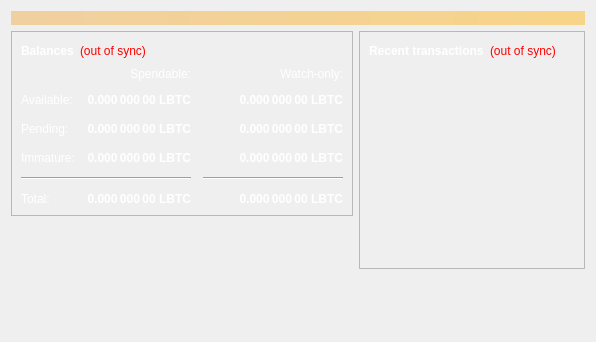
<?xml version="1.0" encoding="UTF-8"?>
<ui version="4.0">
 <class>OverviewPage</class>
 <widget class="QWidget" name="OverviewPage">
  <property name="geometry">
   <rect>
    <x>0</x>
    <y>0</y>
    <width>596</width>
    <height>342</height>
   </rect>
  </property>
  <property name="windowTitle">
   <string>Form</string>
  </property>
  <layout class="QVBoxLayout" name="topLayout">
   <item>
    <widget class="QLabel" name="labelAlerts">
     <property name="visible">
      <bool>false</bool>
     </property>
     <property name="styleSheet">
      <string notr="true">QLabel { background-color: qlineargradient(x1: 0, y1: 0, x2: 1, y2: 0, stop:0 #F0D0A0, stop:1 #F8D488); color:#000000; }</string>
     </property>
     <property name="wordWrap">
      <bool>true</bool>
     </property>
     <property name="margin">
      <number>3</number>
     </property>
     <property name="textInteractionFlags">
      <set>Qt::TextSelectableByMouse</set>
     </property>
    </widget>
   </item>
   <item>
    <layout class="QHBoxLayout" name="horizontalLayout" stretch="1,1">
     <item>
      <layout class="QVBoxLayout" name="verticalLayout_2">
       <item>
        <widget class="QFrame" name="frame">
         <property name="frameShape">
          <enum>QFrame::StyledPanel</enum>
         </property>
         <property name="frameShadow">
          <enum>QFrame::Raised</enum>
         </property>
         <layout class="QVBoxLayout" name="verticalLayout_4">
          <item>
           <layout class="QHBoxLayout" name="horizontalLayout_4">
            <item>
             <widget class="QLabel" name="label_5">
              <property name="palette">
               <palette>
                <active>
                 <colorrole role="WindowText">
                  <brush brushstyle="SolidPattern">
                   <color alpha="255">
                    <red>255</red>
                    <green>255</green>
                    <blue>255</blue>
                   </color>
                  </brush>
                 </colorrole>
                </active>
                <inactive>
                 <colorrole role="WindowText">
                  <brush brushstyle="SolidPattern">
                   <color alpha="255">
                    <red>255</red>
                    <green>255</green>
                    <blue>255</blue>
                   </color>
                  </brush>
                 </colorrole>
                </inactive>
                <disabled>
                 <colorrole role="WindowText">
                  <brush brushstyle="SolidPattern">
                   <color alpha="255">
                    <red>120</red>
                    <green>120</green>
                    <blue>120</blue>
                   </color>
                  </brush>
                 </colorrole>
                </disabled>
               </palette>
              </property>
              <property name="font">
               <font>
                <weight>75</weight>
                <bold>true</bold>
               </font>
              </property>
              <property name="text">
               <string>Balances</string>
              </property>
             </widget>
            </item>
            <item>
             <widget class="QLabel" name="labelWalletStatus">
              <property name="toolTip">
               <string>&lt;html&gt;&lt;head/&gt;&lt;body&gt;&lt;p&gt;The displayed information may be out of date. Your wallet automatically synchronizes with the Litebitcoin network after a connection is established, but this process has not completed yet.&lt;/p&gt;&lt;/body&gt;&lt;/html&gt;</string>
              </property>
              <property name="styleSheet">
               <string notr="true">QLabel { color: red; }</string>
              </property>
              <property name="text">
               <string>&lt;html&gt;&lt;head/&gt;&lt;body&gt;&lt;p&gt;(out of sync)&lt;/p&gt;&lt;/body&gt;&lt;/html&gt;</string>
              </property>
             </widget>
            </item>
            <item>
             <spacer name="horizontalSpacer_3">
              <property name="orientation">
               <enum>Qt::Horizontal</enum>
              </property>
              <property name="sizeHint" stdset="0">
               <size>
                <width>40</width>
                <height>20</height>
               </size>
              </property>
             </spacer>
            </item>
           </layout>
          </item>
          <item>
           <layout class="QGridLayout" name="gridLayout">
            <property name="spacing">
             <number>12</number>
            </property>
            <item row="2" column="2">
             <widget class="QLabel" name="labelWatchPending">
              <property name="palette">
               <palette>
                <active>
                 <colorrole role="WindowText">
                  <brush brushstyle="SolidPattern">
                   <color alpha="255">
                    <red>255</red>
                    <green>255</green>
                    <blue>255</blue>
                   </color>
                  </brush>
                 </colorrole>
                </active>
                <inactive>
                 <colorrole role="WindowText">
                  <brush brushstyle="SolidPattern">
                   <color alpha="255">
                    <red>255</red>
                    <green>255</green>
                    <blue>255</blue>
                   </color>
                  </brush>
                 </colorrole>
                </inactive>
                <disabled>
                 <colorrole role="WindowText">
                  <brush brushstyle="SolidPattern">
                   <color alpha="255">
                    <red>120</red>
                    <green>120</green>
                    <blue>120</blue>
                   </color>
                  </brush>
                 </colorrole>
                </disabled>
               </palette>
              </property>
              <property name="font">
               <font>
                <weight>75</weight>
                <bold>true</bold>
               </font>
              </property>
              <property name="cursor">
               <cursorShape>IBeamCursor</cursorShape>
              </property>
              <property name="toolTip">
               <string>Unconfirmed transactions to watch-only addresses</string>
              </property>
              <property name="text">
               <string notr="true">0.000 000 00 LBTC</string>
              </property>
              <property name="alignment">
               <set>Qt::AlignRight|Qt::AlignTrailing|Qt::AlignVCenter</set>
              </property>
              <property name="textInteractionFlags">
               <set>Qt::LinksAccessibleByMouse|Qt::TextSelectableByKeyboard|Qt::TextSelectableByMouse</set>
              </property>
             </widget>
            </item>
            <item row="2" column="1">
             <widget class="QLabel" name="labelUnconfirmed">
              <property name="palette">
               <palette>
                <active>
                 <colorrole role="WindowText">
                  <brush brushstyle="SolidPattern">
                   <color alpha="255">
                    <red>255</red>
                    <green>255</green>
                    <blue>255</blue>
                   </color>
                  </brush>
                 </colorrole>
                </active>
                <inactive>
                 <colorrole role="WindowText">
                  <brush brushstyle="SolidPattern">
                   <color alpha="255">
                    <red>255</red>
                    <green>255</green>
                    <blue>255</blue>
                   </color>
                  </brush>
                 </colorrole>
                </inactive>
                <disabled>
                 <colorrole role="WindowText">
                  <brush brushstyle="SolidPattern">
                   <color alpha="255">
                    <red>120</red>
                    <green>120</green>
                    <blue>120</blue>
                   </color>
                  </brush>
                 </colorrole>
                </disabled>
               </palette>
              </property>
              <property name="font">
               <font>
                <weight>75</weight>
                <bold>true</bold>
               </font>
              </property>
              <property name="cursor">
               <cursorShape>IBeamCursor</cursorShape>
              </property>
              <property name="toolTip">
               <string>Total of transactions that have yet to be confirmed, and do not yet count toward the spendable balance</string>
              </property>
              <property name="text">
               <string notr="true">0.000 000 00 LBTC</string>
              </property>
              <property name="alignment">
               <set>Qt::AlignRight|Qt::AlignTrailing|Qt::AlignVCenter</set>
              </property>
              <property name="textInteractionFlags">
               <set>Qt::LinksAccessibleByMouse|Qt::TextSelectableByKeyboard|Qt::TextSelectableByMouse</set>
              </property>
             </widget>
            </item>
            <item row="3" column="2">
             <widget class="QLabel" name="labelWatchImmature">
              <property name="palette">
               <palette>
                <active>
                 <colorrole role="WindowText">
                  <brush brushstyle="SolidPattern">
                   <color alpha="255">
                    <red>255</red>
                    <green>255</green>
                    <blue>255</blue>
                   </color>
                  </brush>
                 </colorrole>
                </active>
                <inactive>
                 <colorrole role="WindowText">
                  <brush brushstyle="SolidPattern">
                   <color alpha="255">
                    <red>255</red>
                    <green>255</green>
                    <blue>255</blue>
                   </color>
                  </brush>
                 </colorrole>
                </inactive>
                <disabled>
                 <colorrole role="WindowText">
                  <brush brushstyle="SolidPattern">
                   <color alpha="255">
                    <red>120</red>
                    <green>120</green>
                    <blue>120</blue>
                   </color>
                  </brush>
                 </colorrole>
                </disabled>
               </palette>
              </property>
              <property name="font">
               <font>
                <weight>75</weight>
                <bold>true</bold>
               </font>
              </property>
              <property name="cursor">
               <cursorShape>IBeamCursor</cursorShape>
              </property>
              <property name="toolTip">
               <string>Mined balance in watch-only addresses that has not yet matured</string>
              </property>
              <property name="text">
               <string notr="true">0.000 000 00 LBTC</string>
              </property>
              <property name="alignment">
               <set>Qt::AlignRight|Qt::AlignTrailing|Qt::AlignVCenter</set>
              </property>
              <property name="textInteractionFlags">
               <set>Qt::LinksAccessibleByMouse|Qt::TextSelectableByKeyboard|Qt::TextSelectableByMouse</set>
              </property>
             </widget>
            </item>
            <item row="4" column="0" colspan="2">
             <widget class="Line" name="line">
              <property name="orientation">
               <enum>Qt::Horizontal</enum>
              </property>
             </widget>
            </item>
            <item row="4" column="2">
             <widget class="Line" name="lineWatchBalance">
              <property name="sizePolicy">
               <sizepolicy hsizetype="Preferred" vsizetype="Fixed">
                <horstretch>0</horstretch>
                <verstretch>0</verstretch>
               </sizepolicy>
              </property>
              <property name="minimumSize">
               <size>
                <width>140</width>
                <height>0</height>
               </size>
              </property>
              <property name="orientation">
               <enum>Qt::Horizontal</enum>
              </property>
             </widget>
            </item>
            <item row="5" column="0">
             <widget class="QLabel" name="labelTotalText">
              <property name="palette">
               <palette>
                <active>
                 <colorrole role="WindowText">
                  <brush brushstyle="SolidPattern">
                   <color alpha="255">
                    <red>255</red>
                    <green>255</green>
                    <blue>255</blue>
                   </color>
                  </brush>
                 </colorrole>
                </active>
                <inactive>
                 <colorrole role="WindowText">
                  <brush brushstyle="SolidPattern">
                   <color alpha="255">
                    <red>255</red>
                    <green>255</green>
                    <blue>255</blue>
                   </color>
                  </brush>
                 </colorrole>
                </inactive>
                <disabled>
                 <colorrole role="WindowText">
                  <brush brushstyle="SolidPattern">
                   <color alpha="255">
                    <red>120</red>
                    <green>120</green>
                    <blue>120</blue>
                   </color>
                  </brush>
                 </colorrole>
                </disabled>
               </palette>
              </property>
              <property name="text">
               <string>Total:</string>
              </property>
             </widget>
            </item>
            <item row="3" column="1">
             <widget class="QLabel" name="labelImmature">
              <property name="palette">
               <palette>
                <active>
                 <colorrole role="WindowText">
                  <brush brushstyle="SolidPattern">
                   <color alpha="255">
                    <red>255</red>
                    <green>255</green>
                    <blue>255</blue>
                   </color>
                  </brush>
                 </colorrole>
                </active>
                <inactive>
                 <colorrole role="WindowText">
                  <brush brushstyle="SolidPattern">
                   <color alpha="255">
                    <red>255</red>
                    <green>255</green>
                    <blue>255</blue>
                   </color>
                  </brush>
                 </colorrole>
                </inactive>
                <disabled>
                 <colorrole role="WindowText">
                  <brush brushstyle="SolidPattern">
                   <color alpha="255">
                    <red>120</red>
                    <green>120</green>
                    <blue>120</blue>
                   </color>
                  </brush>
                 </colorrole>
                </disabled>
               </palette>
              </property>
              <property name="font">
               <font>
                <weight>75</weight>
                <bold>true</bold>
               </font>
              </property>
              <property name="cursor">
               <cursorShape>IBeamCursor</cursorShape>
              </property>
              <property name="toolTip">
               <string>Mined balance that has not yet matured</string>
              </property>
              <property name="text">
               <string notr="true">0.000 000 00 LBTC</string>
              </property>
              <property name="alignment">
               <set>Qt::AlignRight|Qt::AlignTrailing|Qt::AlignVCenter</set>
              </property>
              <property name="textInteractionFlags">
               <set>Qt::LinksAccessibleByMouse|Qt::TextSelectableByKeyboard|Qt::TextSelectableByMouse</set>
              </property>
             </widget>
            </item>
            <item row="2" column="3">
             <spacer name="horizontalSpacer_2">
              <property name="orientation">
               <enum>Qt::Horizontal</enum>
              </property>
              <property name="sizeHint" stdset="0">
               <size>
                <width>40</width>
                <height>20</height>
               </size>
              </property>
             </spacer>
            </item>
            <item row="3" column="0">
             <widget class="QLabel" name="labelImmatureText">
              <property name="palette">
               <palette>
                <active>
                 <colorrole role="WindowText">
                  <brush brushstyle="SolidPattern">
                   <color alpha="255">
                    <red>255</red>
                    <green>255</green>
                    <blue>255</blue>
                   </color>
                  </brush>
                 </colorrole>
                </active>
                <inactive>
                 <colorrole role="WindowText">
                  <brush brushstyle="SolidPattern">
                   <color alpha="255">
                    <red>255</red>
                    <green>255</green>
                    <blue>255</blue>
                   </color>
                  </brush>
                 </colorrole>
                </inactive>
                <disabled>
                 <colorrole role="WindowText">
                  <brush brushstyle="SolidPattern">
                   <color alpha="255">
                    <red>120</red>
                    <green>120</green>
                    <blue>120</blue>
                   </color>
                  </brush>
                 </colorrole>
                </disabled>
               </palette>
              </property>
              <property name="text">
               <string>Immature:</string>
              </property>
             </widget>
            </item>
            <item row="5" column="1">
             <widget class="QLabel" name="labelTotal">
              <property name="palette">
               <palette>
                <active>
                 <colorrole role="WindowText">
                  <brush brushstyle="SolidPattern">
                   <color alpha="255">
                    <red>255</red>
                    <green>255</green>
                    <blue>255</blue>
                   </color>
                  </brush>
                 </colorrole>
                </active>
                <inactive>
                 <colorrole role="WindowText">
                  <brush brushstyle="SolidPattern">
                   <color alpha="255">
                    <red>255</red>
                    <green>255</green>
                    <blue>255</blue>
                   </color>
                  </brush>
                 </colorrole>
                </inactive>
                <disabled>
                 <colorrole role="WindowText">
                  <brush brushstyle="SolidPattern">
                   <color alpha="255">
                    <red>120</red>
                    <green>120</green>
                    <blue>120</blue>
                   </color>
                  </brush>
                 </colorrole>
                </disabled>
               </palette>
              </property>
              <property name="font">
               <font>
                <weight>75</weight>
                <bold>true</bold>
               </font>
              </property>
              <property name="cursor">
               <cursorShape>IBeamCursor</cursorShape>
              </property>
              <property name="toolTip">
               <string>Your current total balance</string>
              </property>
              <property name="text">
               <string notr="true">0.000 000 00 LBTC</string>
              </property>
              <property name="alignment">
               <set>Qt::AlignRight|Qt::AlignTrailing|Qt::AlignVCenter</set>
              </property>
              <property name="textInteractionFlags">
               <set>Qt::LinksAccessibleByMouse|Qt::TextSelectableByKeyboard|Qt::TextSelectableByMouse</set>
              </property>
             </widget>
            </item>
            <item row="5" column="2">
             <widget class="QLabel" name="labelWatchTotal">
              <property name="palette">
               <palette>
                <active>
                 <colorrole role="WindowText">
                  <brush brushstyle="SolidPattern">
                   <color alpha="255">
                    <red>255</red>
                    <green>255</green>
                    <blue>255</blue>
                   </color>
                  </brush>
                 </colorrole>
                </active>
                <inactive>
                 <colorrole role="WindowText">
                  <brush brushstyle="SolidPattern">
                   <color alpha="255">
                    <red>255</red>
                    <green>255</green>
                    <blue>255</blue>
                   </color>
                  </brush>
                 </colorrole>
                </inactive>
                <disabled>
                 <colorrole role="WindowText">
                  <brush brushstyle="SolidPattern">
                   <color alpha="255">
                    <red>120</red>
                    <green>120</green>
                    <blue>120</blue>
                   </color>
                  </brush>
                 </colorrole>
                </disabled>
               </palette>
              </property>
              <property name="font">
               <font>
                <weight>75</weight>
                <bold>true</bold>
               </font>
              </property>
              <property name="cursor">
               <cursorShape>IBeamCursor</cursorShape>
              </property>
              <property name="toolTip">
               <string>Current total balance in watch-only addresses</string>
              </property>
              <property name="text">
               <string notr="true">0.000 000 00 LBTC</string>
              </property>
              <property name="alignment">
               <set>Qt::AlignRight|Qt::AlignTrailing|Qt::AlignVCenter</set>
              </property>
              <property name="textInteractionFlags">
               <set>Qt::LinksAccessibleByMouse|Qt::TextSelectableByKeyboard|Qt::TextSelectableByMouse</set>
              </property>
             </widget>
            </item>
            <item row="0" column="2">
             <widget class="QLabel" name="labelWatchonly">
              <property name="palette">
               <palette>
                <active>
                 <colorrole role="WindowText">
                  <brush brushstyle="SolidPattern">
                   <color alpha="255">
                    <red>255</red>
                    <green>255</green>
                    <blue>255</blue>
                   </color>
                  </brush>
                 </colorrole>
                </active>
                <inactive>
                 <colorrole role="WindowText">
                  <brush brushstyle="SolidPattern">
                   <color alpha="255">
                    <red>255</red>
                    <green>255</green>
                    <blue>255</blue>
                   </color>
                  </brush>
                 </colorrole>
                </inactive>
                <disabled>
                 <colorrole role="WindowText">
                  <brush brushstyle="SolidPattern">
                   <color alpha="255">
                    <red>120</red>
                    <green>120</green>
                    <blue>120</blue>
                   </color>
                  </brush>
                 </colorrole>
                </disabled>
               </palette>
              </property>
              <property name="text">
               <string>Watch-only:</string>
              </property>
              <property name="alignment">
               <set>Qt::AlignRight|Qt::AlignTrailing|Qt::AlignVCenter</set>
              </property>
             </widget>
            </item>
            <item row="1" column="0">
             <widget class="QLabel" name="labelBalanceText">
              <property name="palette">
               <palette>
                <active>
                 <colorrole role="WindowText">
                  <brush brushstyle="SolidPattern">
                   <color alpha="255">
                    <red>255</red>
                    <green>255</green>
                    <blue>255</blue>
                   </color>
                  </brush>
                 </colorrole>
                </active>
                <inactive>
                 <colorrole role="WindowText">
                  <brush brushstyle="SolidPattern">
                   <color alpha="255">
                    <red>255</red>
                    <green>255</green>
                    <blue>255</blue>
                   </color>
                  </brush>
                 </colorrole>
                </inactive>
                <disabled>
                 <colorrole role="WindowText">
                  <brush brushstyle="SolidPattern">
                   <color alpha="255">
                    <red>120</red>
                    <green>120</green>
                    <blue>120</blue>
                   </color>
                  </brush>
                 </colorrole>
                </disabled>
               </palette>
              </property>
              <property name="text">
               <string>Available:</string>
              </property>
             </widget>
            </item>
            <item row="1" column="1">
             <widget class="QLabel" name="labelBalance">
              <property name="palette">
               <palette>
                <active>
                 <colorrole role="WindowText">
                  <brush brushstyle="SolidPattern">
                   <color alpha="255">
                    <red>255</red>
                    <green>255</green>
                    <blue>255</blue>
                   </color>
                  </brush>
                 </colorrole>
                </active>
                <inactive>
                 <colorrole role="WindowText">
                  <brush brushstyle="SolidPattern">
                   <color alpha="255">
                    <red>255</red>
                    <green>255</green>
                    <blue>255</blue>
                   </color>
                  </brush>
                 </colorrole>
                </inactive>
                <disabled>
                 <colorrole role="WindowText">
                  <brush brushstyle="SolidPattern">
                   <color alpha="255">
                    <red>120</red>
                    <green>120</green>
                    <blue>120</blue>
                   </color>
                  </brush>
                 </colorrole>
                </disabled>
               </palette>
              </property>
              <property name="font">
               <font>
                <weight>75</weight>
                <bold>true</bold>
               </font>
              </property>
              <property name="cursor">
               <cursorShape>IBeamCursor</cursorShape>
              </property>
              <property name="toolTip">
               <string>Your current spendable balance</string>
              </property>
              <property name="text">
               <string notr="true">0.000 000 00 LBTC</string>
              </property>
              <property name="alignment">
               <set>Qt::AlignRight|Qt::AlignTrailing|Qt::AlignVCenter</set>
              </property>
              <property name="textInteractionFlags">
               <set>Qt::LinksAccessibleByMouse|Qt::TextSelectableByKeyboard|Qt::TextSelectableByMouse</set>
              </property>
             </widget>
            </item>
            <item row="1" column="2">
             <widget class="QLabel" name="labelWatchAvailable">
              <property name="palette">
               <palette>
                <active>
                 <colorrole role="WindowText">
                  <brush brushstyle="SolidPattern">
                   <color alpha="255">
                    <red>255</red>
                    <green>255</green>
                    <blue>255</blue>
                   </color>
                  </brush>
                 </colorrole>
                </active>
                <inactive>
                 <colorrole role="WindowText">
                  <brush brushstyle="SolidPattern">
                   <color alpha="255">
                    <red>255</red>
                    <green>255</green>
                    <blue>255</blue>
                   </color>
                  </brush>
                 </colorrole>
                </inactive>
                <disabled>
                 <colorrole role="WindowText">
                  <brush brushstyle="SolidPattern">
                   <color alpha="255">
                    <red>120</red>
                    <green>120</green>
                    <blue>120</blue>
                   </color>
                  </brush>
                 </colorrole>
                </disabled>
               </palette>
              </property>
              <property name="font">
               <font>
                <weight>75</weight>
                <bold>true</bold>
               </font>
              </property>
              <property name="cursor">
               <cursorShape>IBeamCursor</cursorShape>
              </property>
              <property name="toolTip">
               <string>Your current balance in watch-only addresses</string>
              </property>
              <property name="text">
               <string notr="true">0.000 000 00 LBTC</string>
              </property>
              <property name="alignment">
               <set>Qt::AlignRight|Qt::AlignTrailing|Qt::AlignVCenter</set>
              </property>
              <property name="textInteractionFlags">
               <set>Qt::LinksAccessibleByMouse|Qt::TextSelectableByKeyboard|Qt::TextSelectableByMouse</set>
              </property>
             </widget>
            </item>
            <item row="2" column="0">
             <widget class="QLabel" name="labelPendingText">
              <property name="palette">
               <palette>
                <active>
                 <colorrole role="WindowText">
                  <brush brushstyle="SolidPattern">
                   <color alpha="255">
                    <red>255</red>
                    <green>255</green>
                    <blue>255</blue>
                   </color>
                  </brush>
                 </colorrole>
                </active>
                <inactive>
                 <colorrole role="WindowText">
                  <brush brushstyle="SolidPattern">
                   <color alpha="255">
                    <red>255</red>
                    <green>255</green>
                    <blue>255</blue>
                   </color>
                  </brush>
                 </colorrole>
                </inactive>
                <disabled>
                 <colorrole role="WindowText">
                  <brush brushstyle="SolidPattern">
                   <color alpha="255">
                    <red>120</red>
                    <green>120</green>
                    <blue>120</blue>
                   </color>
                  </brush>
                 </colorrole>
                </disabled>
               </palette>
              </property>
              <property name="text">
               <string>Pending:</string>
              </property>
             </widget>
            </item>
            <item row="0" column="1">
             <widget class="QLabel" name="labelSpendable">
              <property name="palette">
               <palette>
                <active>
                 <colorrole role="WindowText">
                  <brush brushstyle="SolidPattern">
                   <color alpha="255">
                    <red>255</red>
                    <green>255</green>
                    <blue>255</blue>
                   </color>
                  </brush>
                 </colorrole>
                </active>
                <inactive>
                 <colorrole role="WindowText">
                  <brush brushstyle="SolidPattern">
                   <color alpha="255">
                    <red>255</red>
                    <green>255</green>
                    <blue>255</blue>
                   </color>
                  </brush>
                 </colorrole>
                </inactive>
                <disabled>
                 <colorrole role="WindowText">
                  <brush brushstyle="SolidPattern">
                   <color alpha="255">
                    <red>120</red>
                    <green>120</green>
                    <blue>120</blue>
                   </color>
                  </brush>
                 </colorrole>
                </disabled>
               </palette>
              </property>
              <property name="text">
               <string>Spendable:</string>
              </property>
              <property name="alignment">
               <set>Qt::AlignRight|Qt::AlignTrailing|Qt::AlignVCenter</set>
              </property>
             </widget>
            </item>
           </layout>
          </item>
         </layout>
        </widget>
       </item>
       <item>
        <spacer name="verticalSpacer">
         <property name="orientation">
          <enum>Qt::Vertical</enum>
         </property>
         <property name="sizeHint" stdset="0">
          <size>
           <width>20</width>
           <height>40</height>
          </size>
         </property>
        </spacer>
       </item>
      </layout>
     </item>
     <item>
      <layout class="QVBoxLayout" name="verticalLayout_3">
       <item>
        <widget class="QFrame" name="frame_2">
         <property name="frameShape">
          <enum>QFrame::StyledPanel</enum>
         </property>
         <property name="frameShadow">
          <enum>QFrame::Raised</enum>
         </property>
         <layout class="QVBoxLayout" name="verticalLayout">
          <item>
           <layout class="QHBoxLayout" name="horizontalLayout_2">
            <item>
             <widget class="QLabel" name="label_4">
              <property name="palette">
               <palette>
                <active>
                 <colorrole role="WindowText">
                  <brush brushstyle="SolidPattern">
                   <color alpha="255">
                    <red>255</red>
                    <green>255</green>
                    <blue>255</blue>
                   </color>
                  </brush>
                 </colorrole>
                </active>
                <inactive>
                 <colorrole role="WindowText">
                  <brush brushstyle="SolidPattern">
                   <color alpha="255">
                    <red>255</red>
                    <green>255</green>
                    <blue>255</blue>
                   </color>
                  </brush>
                 </colorrole>
                </inactive>
                <disabled>
                 <colorrole role="WindowText">
                  <brush brushstyle="SolidPattern">
                   <color alpha="255">
                    <red>120</red>
                    <green>120</green>
                    <blue>120</blue>
                   </color>
                  </brush>
                 </colorrole>
                </disabled>
               </palette>
              </property>
              <property name="font">
               <font>
                <weight>75</weight>
                <bold>true</bold>
               </font>
              </property>
              <property name="text">
               <string>Recent transactions</string>
              </property>
             </widget>
            </item>
            <item>
             <widget class="QLabel" name="labelTransactionsStatus">
              <property name="toolTip">
               <string>&lt;html&gt;&lt;head/&gt;&lt;body&gt;&lt;p&gt;The displayed information may be out of date. Your wallet automatically synchronizes with the Litebitcoin network after a connection is established, but this process has not completed yet.&lt;/p&gt;&lt;/body&gt;&lt;/html&gt;</string>
              </property>
              <property name="styleSheet">
               <string notr="true">QLabel { color: red; }</string>
              </property>
              <property name="text">
               <string>&lt;html&gt;&lt;head/&gt;&lt;body&gt;&lt;p&gt;(out of sync)&lt;/p&gt;&lt;/body&gt;&lt;/html&gt;</string>
              </property>
             </widget>
            </item>
            <item>
             <spacer name="horizontalSpacer">
              <property name="orientation">
               <enum>Qt::Horizontal</enum>
              </property>
              <property name="sizeHint" stdset="0">
               <size>
                <width>40</width>
                <height>20</height>
               </size>
              </property>
             </spacer>
            </item>
           </layout>
          </item>
          <item>
           <widget class="QListView" name="listTransactions">
            <property name="palette">
             <palette>
              <active>
               <colorrole role="WindowText">
                <brush brushstyle="SolidPattern">
                 <color alpha="255">
                  <red>255</red>
                  <green>255</green>
                  <blue>255</blue>
                 </color>
                </brush>
               </colorrole>
               <colorrole role="Button">
                <brush brushstyle="SolidPattern">
                 <color alpha="0">
                  <red>0</red>
                  <green>0</green>
                  <blue>0</blue>
                 </color>
                </brush>
               </colorrole>
               <colorrole role="Text">
                <brush brushstyle="SolidPattern">
                 <color alpha="255">
                  <red>255</red>
                  <green>255</green>
                  <blue>255</blue>
                 </color>
                </brush>
               </colorrole>
               <colorrole role="ButtonText">
                <brush brushstyle="SolidPattern">
                 <color alpha="255">
                  <red>255</red>
                  <green>255</green>
                  <blue>255</blue>
                 </color>
                </brush>
               </colorrole>
               <colorrole role="Base">
                <brush brushstyle="NoBrush">
                 <color alpha="255">
                  <red>0</red>
                  <green>0</green>
                  <blue>0</blue>
                 </color>
                </brush>
               </colorrole>
               <colorrole role="Window">
                <brush brushstyle="SolidPattern">
                 <color alpha="0">
                  <red>0</red>
                  <green>0</green>
                  <blue>0</blue>
                 </color>
                </brush>
               </colorrole>
              </active>
              <inactive>
               <colorrole role="WindowText">
                <brush brushstyle="SolidPattern">
                 <color alpha="255">
                  <red>255</red>
                  <green>255</green>
                  <blue>255</blue>
                 </color>
                </brush>
               </colorrole>
               <colorrole role="Button">
                <brush brushstyle="SolidPattern">
                 <color alpha="0">
                  <red>0</red>
                  <green>0</green>
                  <blue>0</blue>
                 </color>
                </brush>
               </colorrole>
               <colorrole role="Text">
                <brush brushstyle="SolidPattern">
                 <color alpha="255">
                  <red>255</red>
                  <green>255</green>
                  <blue>255</blue>
                 </color>
                </brush>
               </colorrole>
               <colorrole role="ButtonText">
                <brush brushstyle="SolidPattern">
                 <color alpha="255">
                  <red>255</red>
                  <green>255</green>
                  <blue>255</blue>
                 </color>
                </brush>
               </colorrole>
               <colorrole role="Base">
                <brush brushstyle="NoBrush">
                 <color alpha="255">
                  <red>0</red>
                  <green>0</green>
                  <blue>0</blue>
                 </color>
                </brush>
               </colorrole>
               <colorrole role="Window">
                <brush brushstyle="SolidPattern">
                 <color alpha="0">
                  <red>0</red>
                  <green>0</green>
                  <blue>0</blue>
                 </color>
                </brush>
               </colorrole>
              </inactive>
              <disabled>
               <colorrole role="WindowText">
                <brush brushstyle="SolidPattern">
                 <color alpha="255">
                  <red>120</red>
                  <green>120</green>
                  <blue>120</blue>
                 </color>
                </brush>
               </colorrole>
               <colorrole role="Button">
                <brush brushstyle="SolidPattern">
                 <color alpha="0">
                  <red>0</red>
                  <green>0</green>
                  <blue>0</blue>
                 </color>
                </brush>
               </colorrole>
               <colorrole role="Text">
                <brush brushstyle="SolidPattern">
                 <color alpha="255">
                  <red>120</red>
                  <green>120</green>
                  <blue>120</blue>
                 </color>
                </brush>
               </colorrole>
               <colorrole role="ButtonText">
                <brush brushstyle="SolidPattern">
                 <color alpha="255">
                  <red>120</red>
                  <green>120</green>
                  <blue>120</blue>
                 </color>
                </brush>
               </colorrole>
               <colorrole role="Base">
                <brush brushstyle="NoBrush">
                 <color alpha="255">
                  <red>0</red>
                  <green>0</green>
                  <blue>0</blue>
                 </color>
                </brush>
               </colorrole>
               <colorrole role="Window">
                <brush brushstyle="SolidPattern">
                 <color alpha="0">
                  <red>0</red>
                  <green>0</green>
                  <blue>0</blue>
                 </color>
                </brush>
               </colorrole>
              </disabled>
             </palette>
            </property>
            <property name="styleSheet">
             <string notr="true">QListView { background: transparent; }</string>
            </property>
            <property name="frameShape">
             <enum>QFrame::NoFrame</enum>
            </property>
            <property name="verticalScrollBarPolicy">
             <enum>Qt::ScrollBarAlwaysOff</enum>
            </property>
            <property name="horizontalScrollBarPolicy">
             <enum>Qt::ScrollBarAlwaysOff</enum>
            </property>
            <property name="selectionMode">
             <enum>QAbstractItemView::NoSelection</enum>
            </property>
           </widget>
          </item>
         </layout>
        </widget>
       </item>
       <item>
        <spacer name="verticalSpacer_2">
         <property name="orientation">
          <enum>Qt::Vertical</enum>
         </property>
         <property name="sizeHint" stdset="0">
          <size>
           <width>20</width>
           <height>40</height>
          </size>
         </property>
        </spacer>
       </item>
      </layout>
     </item>
    </layout>
   </item>
  </layout>
 </widget>
 <resources/>
 <connections/>
</ui>
